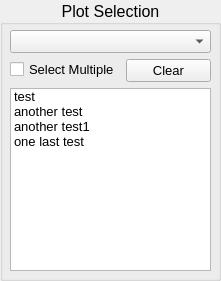
   <widget class="QGroupBox" name="groupBox_2">
    <property name="geometry">
     <rect>
      <x>10</x>
      <y>10</y>
      <width>221</width>
      <height>281</height>
     </rect>
    </property>
    <property name="font">
     <font>
      <family>Arial</family>
      <pointsize>12</pointsize>
      <weight>50</weight>
      <bold>false</bold>
     </font>
    </property>
    <property name="title">
     <string>Plot Selection</string>
    </property>
    <property name="alignment">
     <set>Qt::AlignCenter</set>
    </property>
    <widget class="QWidget" name="formLayoutWidget_2">
     <property name="geometry">
      <rect>
       <x>10</x>
       <y>30</y>
       <width>201</width>
       <height>241</height>
      </rect>
     </property>
     <property name="font">
      <font>
       <family>Arial</family>
       <pointsize>8</pointsize>
      </font>
     </property>
     <layout class="QFormLayout" name="formLayout_2">
      <property name="sizeConstraint">
       <enum>QLayout::SetNoConstraint</enum>
      </property>
      <item row="0" column="0" colspan="2">
       <widget class="QComboBox" name="cbPlotSelect">
        <property name="font">
         <font>
          <family>Arial</family>
          <pointsize>10</pointsize>
          <weight>50</weight>
          <bold>false</bold>
         </font>
        </property>
       </widget>
      </item>
      <item row="1" column="0">
       <widget class="QCheckBox" name="chbSelMult">
        <property name="font">
         <font>
          <family>Arial</family>
          <pointsize>10</pointsize>
          <weight>50</weight>
          <italic>false</italic>
          <bold>false</bold>
          <stylestrategy>PreferDefault</stylestrategy>
         </font>
        </property>
        <property name="styleSheet">
         <string notr="true">font: 10pt &quot;Arial&quot;;</string>
        </property>
        <property name="text">
         <string>Select Multiple</string>
        </property>
       </widget>
      </item>
      <item row="1" column="1">
       <widget class="QPushButton" name="btnClearSel">
        <property name="font">
         <font>
          <family>Arial</family>
          <pointsize>10</pointsize>
          <weight>50</weight>
          <bold>false</bold>
         </font>
        </property>
        <property name="text">
         <string>Clear</string>
        </property>
       </widget>
      </item>
      <item row="2" column="0" colspan="2">
       <widget class="QListWidget" name="lstPlotSel">
        <property name="font">
         <font>
          <family>Arial</family>
          <pointsize>10</pointsize>
          <weight>50</weight>
          <italic>false</italic>
          <bold>false</bold>
          <stylestrategy>PreferDefault</stylestrategy>
         </font>
        </property>
        <property name="styleSheet">
         <string notr="true">font: 10pt &quot;Arial&quot;;</string>
        </property>
        <property name="editTriggers">
         <set>QAbstractItemView::NoEditTriggers</set>
        </property>
        <property name="selectionMode">
         <enum>QAbstractItemView::MultiSelection</enum>
        </property>
        <item>
         <property name="text">
          <string>test</string>
         </property>
        </item>
        <item>
         <property name="text">
          <string>another test</string>
         </property>
        </item>
        <item>
         <property name="text">
          <string>another test1</string>
         </property>
        </item>
        <item>
         <property name="text">
          <string>one last test</string>
         </property>
        </item>
       </widget>
      </item>
     </layout>
    </widget>
   </widget>
